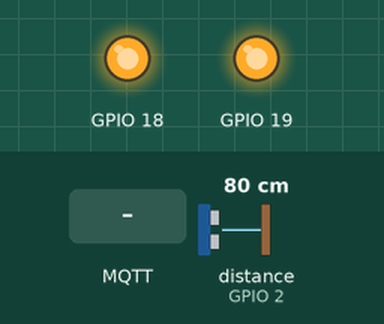
Simulated run of this program. Board: ESP32. Parts: output pins drawn as LEDs (lit = HIGH). Wiring (inferred from the names in the program): ultrasonic range finder: trigger GPIO 4; echo GPIO 2. The test bench sets the inputs (shaded band); at power-on: distance to the obstacle (sensor on GPIO 2) 80 cm. The echo pulse lasts 58.3 µs per cm; WiFi joins after 1.5 s; servers stay silent unless stated; no MQTT or app messages arrive unless stated; pins used as bus, display or sensor lines are not drawn; what the program prints to the serial monitor is not drawn.

Above: at 0.3 s.
At 4.0 s:
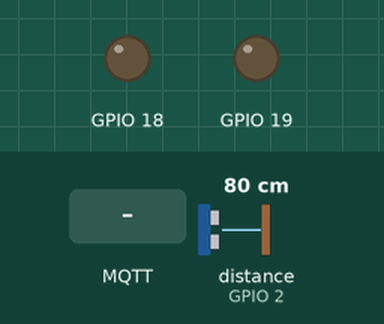
4.1 s: MQTT message "0" arrives on the first subscribed topic
At 6.9 s:
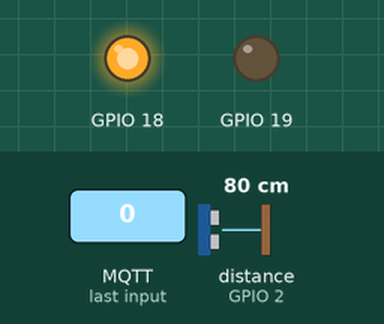
Timing chart, 0 to 8.4 s (numbered marks = the images above; inputs shaded):
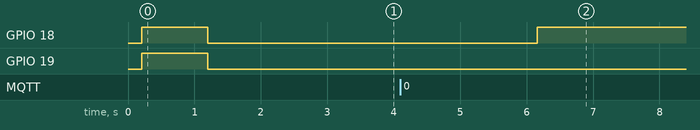

The program:

main.cpp
```cpp
#include <Arduino.h>
#include "config.h"
#include "kernel/Scheduler.h"
#include "model/HWPlatform.h"
#include "model/Controller.h"
#include "tasks/ControllerTask.h"
#include "tasks/SonarTask.h"
#include "model/CommunicationCenter.h"
#include "tasks/CommunicationTask.h"
// #include "kernel/Logger.h"

HWPlatform* pHWPlatform;
Scheduler scheduler;
Controller* pController;
CommunicationCenter* pCommunicationCenter;

void setup() {
    // Logger.log(":::::: Tank Controllering Subsystem ::::::");
    Serial.begin(ESP_BAUD); // TODO reintrodurre MsgService
    delay(200);
    Serial.println("\n=== ESP32 Setup ===\n");

    scheduler.init(SCHEDULER_PERIOD);
    pHWPlatform = new HWPlatform();
    pHWPlatform->init();
    Serial.println("\n=== HWPlatform OK ===\n");

    pController = new Controller(pHWPlatform);
    pController->init();
    Serial.println("\n=== Controller OK ===\n");

    pCommunicationCenter = new CommunicationCenter(pController);
    pCommunicationCenter->init();
    Serial.println("\n=== CommunicationCenter OK ===\n");

    Task* pSonarTask = new SonarTask(pController);
    pSonarTask->init(SONAR_TASK);

    Task* pControllerTask = new ControllerTask(pController, pCommunicationCenter);
    pControllerTask->init(CONTROLLER_TASK);

        Task* pCommunicationTask = new CommunicationTask(pCommunicationCenter, pController);
        pCommunicationTask->init(COMMUNICATION_PERIOD);

    scheduler.addTask(pSonarTask);
    scheduler.addTask(pControllerTask);
    scheduler.addTask(pCommunicationTask);


    Serial.println("\n=== SETUP OK ===\n");
}

void loop() {
    scheduler.schedule();
    // Serial.println("\n=== LOOP ===\n");
    // delay(1000);
}
```

debug.cpp
```cpp
// #include <Arduino.h>
// #include "config.h"
// #include "kernel/WiFiConnection.h"
// #include "kernel/Scheduler.h"

// WiFiConnection* pWiFiConnection;

// unsigned long lastPublish = 0;
// const unsigned long PUBLISH_INTERVAL = 5000;  // ogni 5 secondi

// void setup() {
//     if (true) {
//         Serial.begin(115200);
//         delay(200);
//         Serial.println("\n=== TEST WiFiConnection CLASS ===\n");

//         pWiFiConnection->setup_wifi();

//         if (pWiFiConnection->isConnected()) {
//             Serial.println("Tutto ok");
//         } else {
//             Serial.println("Connessione fallita → controlla credenziali e segnale");
//         }
//     }
// }

// void loop() {
//     if (true) {
//         static unsigned long lastCheck = 0;

//         if (millis() - lastCheck > 10000) {
//             lastCheck = millis();

//             if (pWiFiConnection->isConnected()) {
//                 Serial.print("[OK] Connesso - IP: ");
//                 Serial.println(pWiFiConnection->getLocalIP());
//             } else {
//                 Serial.println("[!!] Connessione persa - ritento...");
//                 pWiFiConnection->setup_wifi();
//             }
//         }
//     }
    // //
    // unsigned long now = millis();
    // if (now - lastPublish >= PUBLISH_INTERVAL) {
    //     lastPublish = now;

    //     if (pHWPlatform->getMQTTpublisher()->connected()) {
    //         const char* testTopic = FREQ_TOPIC;
    //         const char* testMsg = "Ciao dal test ESP32 - " __DATE__ " " __TIME__;

    //         Serial.print("Publish su ");
    //         Serial.print(testTopic);
    //         Serial.print(" → ");
    //         Serial.println(testMsg);

    //         pHWPlatform->getMQTTpublisher()->publish(testTopic, testMsg);  // usa il metodo semplice
    //         // Oppure publisher->publishJSON(...) se preferisci il tuo formato JSON
    //     } else {
    //         Serial.println("Publisher non connesso → skip publish");
    //     }
    // }

// }
```

Led.cpp
```cpp
#include "Led.h"
#include "Arduino.h"
#include "config.h"

Led::Led(int pin) {
    this->pin = pin;
    pinMode(pin, OUTPUT);
    state = false;
    switchOff();
}

void Led::switchOn() {
    state = true;
    digitalWrite(pin, HIGH);
}

void Led::switchOff() {
    state = false;
    digitalWrite(pin, LOW);
}

void Led::toggle() {
    if (state)
        switchOff();
    else
        switchOn();
}
```

Led.h
```cpp
#ifndef __LED__
#define __LED__

#include "Light.h"

class Led : public Light {
public:
    Led(int pin);
    void switchOn() override;
    void switchOff() override;

private:
    void toggle();
    int pin;
    bool state;
};

#endif
```

Light.h
```cpp
#ifndef __LIGHT__
#define __LIGHT__

class Light {
public:
    virtual void switchOn() = 0;
    virtual void switchOff() = 0;
};

#endif
```

ProximitySensor.h
```cpp
#ifndef __PROXIMITY_SENSOR__
#define __PROXIMITY_SENSOR__

class ProximitySensor {
public:
    virtual float getDistance() = 0;
};

#endif
```

Sonar.cpp
```cpp
#include "Sonar.h"
#include "Arduino.h"

Sonar::Sonar(int echoP, int trigP, long maxTime)
    : echoPin(echoP), trigPin(trigP), timeOut(maxTime) {
    pinMode(trigPin, OUTPUT);
    pinMode(echoPin, INPUT);
    temperature = 20;  // default value
}

void Sonar::setTemperature(float temp) {
    temperature = temp;
}
float Sonar::getSoundSpeed() {
    return 331.5 + 0.6 * temperature;
}

float Sonar::getDistance() {
    digitalWrite(trigPin, LOW);
    delayMicroseconds(3);
    digitalWrite(trigPin, HIGH);
    delayMicroseconds(5);
    digitalWrite(trigPin, LOW);

    float tUS = pulseIn(echoPin, HIGH, timeOut);
    if (tUS == 0) {
        return SONAR_NO_OBJ_DETECTED;
    } else {
        float t = tUS / 1000.0 / 1000.0 / 2;
        float d = t * getSoundSpeed();
        return d;
    }
}
```

Sonar.h
```cpp
#ifndef __SONAR__
#define __SONAR__

#include "ProximitySensor.h"
#include "config.h"

class Sonar : public ProximitySensor {
public:
    Sonar(int echoPin, int trigPin, long maxTime);
    float getDistance() override;
    void setTemperature(float temp);

private:
    const float vs = 331.5 + 0.6 * 20;
    float getSoundSpeed();

    float temperature;
    int echoPin, trigPin;
    long timeOut;
};

#endif
```

Logger.cpp
```cpp
// #include "Logger.h"
// #include "MsgService.h"

// void LoggerService::log(const String& msg) {
//     MsgService.sendMsg("lo:" + msg);
// }

// LoggerService Logger;
```

Logger.h
```cpp
// #ifndef __LOGGER__
// #define __LOGGER__


// class LoggerService {
// public:
//     void log(const String& msg);
// };

// extern LoggerService Logger;

// #endif
```

MQTTpublisher.cpp
```cpp
#include <ArduinoJson.h>
#include "kernel/MQTTpublisher.h"

void MQTTpublisher::publish(const char* topic, const char* payload) {
        this->mqttClient.publish(topic, payload);
    }

void MQTTpublisher::publish(const char* payload) {
        this->mqttClient.publish(this->mqtt_topic, payload);
    }

void MQTTpublisher::publishJSON(const char *topic, const char *JSONfield, const char *JSONvalue) {
        JsonDocument doc;
        doc[JSONfield] = JSONvalue;
        char buffer[200];
        serializeJson(doc, buffer);
        this->mqttClient.publish(topic, buffer);
    }
```

MQTTpublisher.h
```cpp
#ifndef __MQTT_PUBLISHER__
#define __MQTT_PUBLISHER__


#include "kernel/MQTTservice.h"

class MQTTpublisher : public MQTTservice {
public:
    MQTTpublisher(const char* server, const char* client_id, const char* topic)
        : MQTTservice(server, client_id, topic) {}

    MQTTpublisher(const char* server, const char* client_id) : MQTTservice(server, client_id) {}

    void publish(const char* topic, const char* payload);

    void publish(const char* payload);

    void publishJSON(const char* topic, const char* JSONfield, const char* JSONvalue);
};

#endif
```

MQTTservice.cpp
```cpp
#include "kernel/MQTTservice.h"

void MQTTservice::connect() {
    // Connect to MQTT broker
    mqttClient.setServer(mqtt_server, MQTT_PORT);
    if (!mqttClient.connected()) {
        Serial.println("Connecting to MQTT broker...");
        if (mqttClient.connect(mqtt_client_id)) {
            Serial.println("Connected to MQTT broker");
        } else {
            Serial.print("Failed, rc=");
            Serial.print(mqttClient.state());
        }
    }
}

void MQTTservice::loop() {
    mqttClient.loop();
}

bool MQTTservice::connected() {
    return mqttClient.connected();
}
```

MQTTservice.h
```cpp
#ifndef MQTT_SERVICE_H
#define MQTT_SERVICE_H

#include <PubSubClient.h>
#include <WiFiClient.h>
#include "config.h"

class MQTTservice {
protected:
    const char* mqtt_server;
    const char* mqtt_client_id;
    const char* mqtt_topic;

    WiFiClient espClient;
    PubSubClient mqttClient;

public:
    MQTTservice(const char* server, const char* client_id, const char* topic)
        : mqtt_server(server),
          mqtt_client_id(client_id),
          mqtt_topic(topic),
          mqttClient(espClient) {}

    MQTTservice(const char* server, const char* client_id)
        : mqtt_server(server), mqtt_client_id(client_id), mqttClient(espClient) {}

    void connect();

    void loop();

    bool connected();
};

#endif  // MQTT_SERVICE_H
```

MQTTsubscriber.cpp
```cpp
#include "kernel/MQTTsubscriber.h"

MQTTsubscriber::MQTTsubscriber(const char* server, const char* client_id)
    : MQTTservice(server, client_id) {
    // Se MQTTservice non inizializza mqttClient, fallo qui
    // mqttClient = PubSubClient();  ← se serve (di solito fatto in base)
}

void MQTTsubscriber::begin() {
    mqttClient.setServer(mqtt_server, MQTT_PORT);  // usa membri ereditati

    mqttClient.subscribe(FREQ_TOPIC);

    mqttClient.setCallback([this](char* topic, byte* payload, unsigned int length) {
        this->handleMessage(topic, payload, length);
    });

    Serial.print("Sottoscritto a: ");
    Serial.println(FREQ_TOPIC);
}

void MQTTsubscriber::loop() {
    mqttClient.loop();
}

boolean MQTTsubscriber::isConnected() {
    return mqttClient.connected();
}

int MQTTsubscriber::getSavedFrequency() const {
    return saved_frequency;
}

void MQTTsubscriber::handleMessage(char* topic, byte* payload, unsigned int length) {
    Serial.print("Messaggio ricevuto su [");
    Serial.print(topic);
    Serial.print("] → ");

    // Stampa payload per debug
    for (unsigned int i = 0; i < length; i++) {
        Serial.print((char)payload[i]);
    }
    Serial.println();

    // Se è il topic della frequenza → processa JSON o valore semplice
    if (strcmp(topic, FREQ_TOPIC) == 0) {
        processFrequencyPayload(payload, length);
    }
}

void MQTTsubscriber::processFrequencyPayload(byte* payload, unsigned int length) {
    // Tenta prima parsing JSON (il tuo caso originale)
    JsonDocument doc;
    DeserializationError error = deserializeJson(doc, payload, length);

    if (error == DeserializationError::Ok) {
        // JSON valido → leggi campo "freq"
        int freq = doc[FREQUENCY_FIELD];
        if (freq > 0) {
            saved_frequency = freq;
            Serial.print("Nuova frequenza da JSON: ");
            Serial.println(freq);
            return;
        }
    } else {
        Serial.print("JSON non valido: ");
        Serial.println(error.c_str());
    }

    // Fallback: tratta payload come numero semplice (molto comune per test)
    String msg(reinterpret_cast<char*>(payload), length);
    msg.trim();

    long val = msg.toInt();
    if (val > 0) {
        saved_frequency = (int)val;
        Serial.print("Nuova frequenza da testo semplice: ");
        Serial.println(val);
    } else {
        Serial.println("Payload non valido né come JSON né come numero");
    }
}
```

MQTTsubscriber.h
```cpp
#ifndef __MQTT_SUBSCRIBER__
#define __MQTT_SUBSCRIBER__

#include <PubSubClient.h>
#include <ArduinoJson.h>
#include "kernel/MQTTservice.h"
#include "config.h"

class MQTTsubscriber : public MQTTservice {
public:
    MQTTsubscriber(const char* server, const char* client_id);

    void begin();                               // sostituisce subscribeJSON
    void loop();
    boolean isConnected();
    int getSavedFrequency() const;

private:
    int saved_frequency = 0;

    // Callback interno
    void handleMessage(char* topic, byte* payload, unsigned int length);
    void processFrequencyPayload(byte* payload, unsigned int length);
};

#endif
```

MsgService.cpp
```cpp
// #include "MsgService.h"
// #include "Arduino.h"

// String content;

// MsgServiceClass MsgService;

// bool MsgServiceClass::isMsgAvailable() {
//     return msgAvailable;
// }

// Msg* MsgServiceClass::receiveMsg() {
//     if (msgAvailable) {
//         Msg* msg = currentMsg;
//         msgAvailable = false;
//         currentMsg = NULL;
//         content = "";
//         return msg;
//     } else {
//         return NULL;
//     }
// }

// void MsgServiceClass::init() {
//     Serial.begin(9600);
//     content.reserve(256);
//     content = "";
//     currentMsg = NULL;
//     msgAvailable = false;
// }

// void MsgServiceClass::sendMsg(const String& msg) {
//     Serial.println(msg);
// }

// void serialEvent() {
//     /* reading the content */
//     while (Serial.available()) {
//         char ch = (char)Serial.read();
//         if (ch == '\n') {
//             MsgService.currentMsg = new Msg(content);
//             MsgService.msgAvailable = true;
//         } else {
//             content += ch;
//         }
//     }
// }

// bool MsgServiceClass::isMsgAvailable(Pattern& pattern) {
//     return (msgAvailable && pattern.match(*currentMsg));
// }

// Msg* MsgServiceClass::receiveMsg(Pattern& pattern) {
//     if (msgAvailable && pattern.match(*currentMsg)) {
//         Msg* msg = currentMsg;
//         msgAvailable = false;
//         currentMsg = NULL;
//         content = "";
//         return msg;
//     } else {
//         return NULL;
//     }
// }
```

Scheduler.cpp
```cpp
#include "Scheduler.h"
#include <TimerOne.h>

volatile bool timerFlag;

void timerHandler(void) {
    timerFlag = true;
}

void Scheduler::init(int basePeriod) {
    this->basePeriod = basePeriod;
    timerFlag = false;
    long period = 1000l * basePeriod;
    Timer1.initialize(period);
    Timer1.attachInterrupt(timerHandler);
    nTasks = 0;
}

bool Scheduler::addTask(Task* task) {
    if (nTasks < MAX_TASKS - 1) {
        taskList[nTasks] = task;
        nTasks++;
        return true;
    } else {
        return false;
    }
}

void Scheduler::schedule() {
    while (!timerFlag) {
    }
    timerFlag = false;
    for (int i = 0; i < nTasks; i++) {
        if (!taskList[i]->isActive()) {
            continue;  // skip loop
        }

        if (taskList[i]->isPeriodic()) {
            if (taskList[i]->updateAndCheckTime(basePeriod)) {
                taskList[i]->tick();
            }
        } else {  // aperiodic
            taskList[i]->tick();
            if (taskList[i]->isCompleted()) {
                taskList[i]->setActive(false);
            }
        }
    }
}
```

Scheduler.h
```cpp
#ifndef __SCHEDULER__
#define __SCHEDULER__

#include "Task.h"

#define MAX_TASKS 50

class Scheduler {
    int basePeriod;
    int nTasks;
    Task* taskList[MAX_TASKS];

public:
    void init(int basePeriod);
    virtual bool addTask(Task* task);
    virtual void schedule();
};

#endif
```

Task.h
```cpp
#ifndef __TASK__
#define __TASK__

class Task {
public:
    Task() { active = false; }

    /* periodic */
    virtual void init(int period) {
        myPeriod = period;
        periodic = true;
        active = true;
        timeElapsed = 0;
    }

    /* aperiodic */
    virtual void init() {
        timeElapsed = 0;
        periodic = false;
        active = true;
        completed = false;
    }

    virtual void tick() = 0;

    bool updateAndCheckTime(int basePeriod) {
        timeElapsed += basePeriod;
        if (timeElapsed >= myPeriod) {
            timeElapsed = 0;
            return true;
        } else {
            return false;
        }
    }

    void setCompleted() {
        completed = true;
        active = false;
    }

    bool isCompleted() { return completed; }

    bool isPeriodic() { return periodic; }

    bool isActive() { return active; }

    virtual void setActive(bool active) {
        timeElapsed = 0;
        this->active = active;
    }

private:
    int myPeriod;
    int timeElapsed;
    bool active;
    bool periodic;
    bool completed;
};

#endif
```

WiFiConnection.cpp
```cpp
#include "WiFiConnection.h"

WiFiConnection::WiFiConnection(const char* ssid, const char* password)
    : _ssid(ssid), _password(password) {}

void WiFiConnection::setup_wifi() {
    Serial.println("\n=== Inizio connessione WiFi ===");
    Serial.print("SSID: ");
    Serial.println(_ssid);

    WiFi.mode(WIFI_STA);
    WiFi.begin(_ssid, _password);

    Serial.print("Connessione in corso ");

    unsigned long startAttemptTime = millis();

    // Attende la connessione o timeout
    while (WiFi.status() != WL_CONNECTED && millis() - startAttemptTime < CONNECT_TIMEOUT_MS) {
        delay(400);
        Serial.print(".");
    }
    Serial.println();

    if (WiFi.status() == WL_CONNECTED) {
        Serial.println("→ Connesso con successo!");
        printStatus();
    } else {
        Serial.println("→ ERRORE: connessione fallita");
        Serial.println("Possibili cause:");
        Serial.println("  - SSID o password errati");
        Serial.println("  - Rete 5 GHz non supportata");
        Serial.println("  - Segnale troppo debole");
        Serial.println("  - Timeout raggiunto");
    }
}

wl_status_t WiFiConnection::status() const {
    return WiFi.status();
}

bool WiFiConnection::isConnected() const {
    return WiFi.status() == WL_CONNECTED;
}

void WiFiConnection::printStatus() const {
    if (WiFi.status() == WL_CONNECTED) {
        Serial.print("   Indirizzo IP : ");
        Serial.println(WiFi.localIP());
        Serial.print("   RSSI         : ");
        Serial.print(WiFi.RSSI());
        Serial.println(" dBm");
        Serial.print("   MAC address  : ");
        Serial.println(WiFi.macAddress());
    } else {
        Serial.print("Stato WiFi: ");
        Serial.println(WiFi.status());
    }
}

IPAddress WiFiConnection::getLocalIP() const {
    return WiFi.localIP();
}

String WiFiConnection::getSSID() const {
    return WiFi.SSID();
}

int WiFiConnection::getRSSI() const {
    return WiFi.RSSI();
}
```

WiFiConnection.h
```cpp
#ifndef WIFI_CONNECTION
#define WIFI_CONNECTION

#include <Arduino.h>
#include <WiFi.h>
#include <WiFiClient.h>
#include "config.h"

class WiFiConnection {
public:
    WiFiConnection(const char* ssid, const char* password);

    void setup_wifi();
    wl_status_t status() const;
    bool isConnected() const;

    // Metodi di utility (opzionali ma utili per debug)
    void printStatus() const;
    IPAddress getLocalIP() const;
    String getSSID() const;
    int getRSSI() const;

private:
    const char* _ssid;
    const char* _password;

    static const unsigned long CONNECT_TIMEOUT_MS = 15000;  // 15 secondi max
};

#endif
```

Source omitted: CommunicationCenter.cpp (3903 bytes), CommunicationCenter.h (821 bytes), Controller.cpp (1727 bytes), Controller.h (749 bytes), HWPlatform.cpp (479 bytes), HWPlatform.h (723 bytes), States.h (194 bytes), CommunicationTask.cpp (1369 bytes), CommunicationTask.h (936 bytes), ControllerTask.cpp (1888 bytes), ControllerTask.h (675 bytes), SonarTask.cpp (642 bytes) and 2 more
